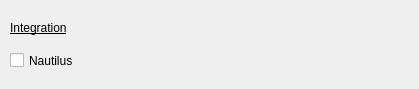
<?xml version="1.0" encoding="UTF-8"?>
<ui version="4.0">
 <class>setting</class>
 <widget class="QMainWindow" name="setting">
  <property name="geometry">
   <rect>
    <x>0</x>
    <y>0</y>
    <width>419</width>
    <height>89</height>
   </rect>
  </property>
  <property name="windowTitle">
   <string>VAP setting</string>
  </property>
  <widget class="QWidget" name="centralwidget">
   <widget class="Line" name="line">
    <property name="geometry">
     <rect>
      <x>0</x>
      <y>330</y>
      <width>421</width>
      <height>16</height>
     </rect>
    </property>
    <property name="orientation">
     <enum>Qt::Horizontal</enum>
    </property>
   </widget>
   <widget class="QCheckBox" name="checkBox">
    <property name="geometry">
     <rect>
      <x>10</x>
      <y>50</y>
      <width>85</width>
      <height>21</height>
     </rect>
    </property>
    <property name="text">
     <string>Nautilus</string>
    </property>
   </widget>
   <widget class="QCheckBox" name="checkBox_2">
    <property name="geometry">
     <rect>
      <x>20</x>
      <y>430</y>
      <width>85</width>
      <height>21</height>
     </rect>
    </property>
    <property name="text">
     <string>Nemo</string>
    </property>
   </widget>
   <widget class="QCheckBox" name="checkBox_3">
    <property name="geometry">
     <rect>
      <x>20</x>
      <y>460</y>
      <width>85</width>
      <height>21</height>
     </rect>
    </property>
    <property name="text">
     <string>Dolphin</string>
    </property>
   </widget>
   <widget class="QLabel" name="label">
    <property name="geometry">
     <rect>
      <x>10</x>
      <y>20</y>
      <width>91</width>
      <height>16</height>
     </rect>
    </property>
    <property name="font">
     <font>
      <underline>true</underline>
     </font>
    </property>
    <property name="text">
     <string>Integration</string>
    </property>
   </widget>
  </widget>
 </widget>
 <resources/>
 <connections/>
</ui>
